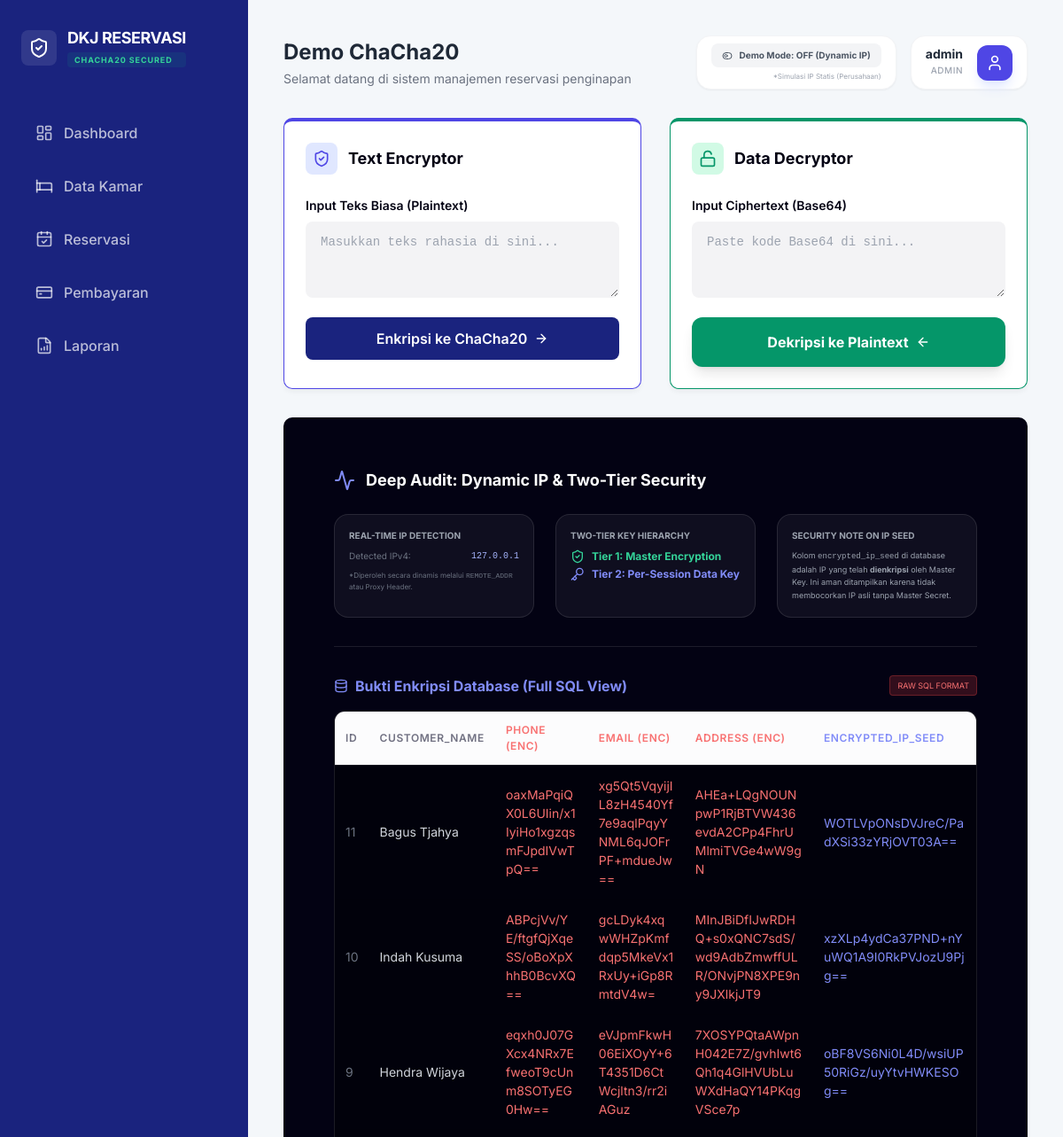
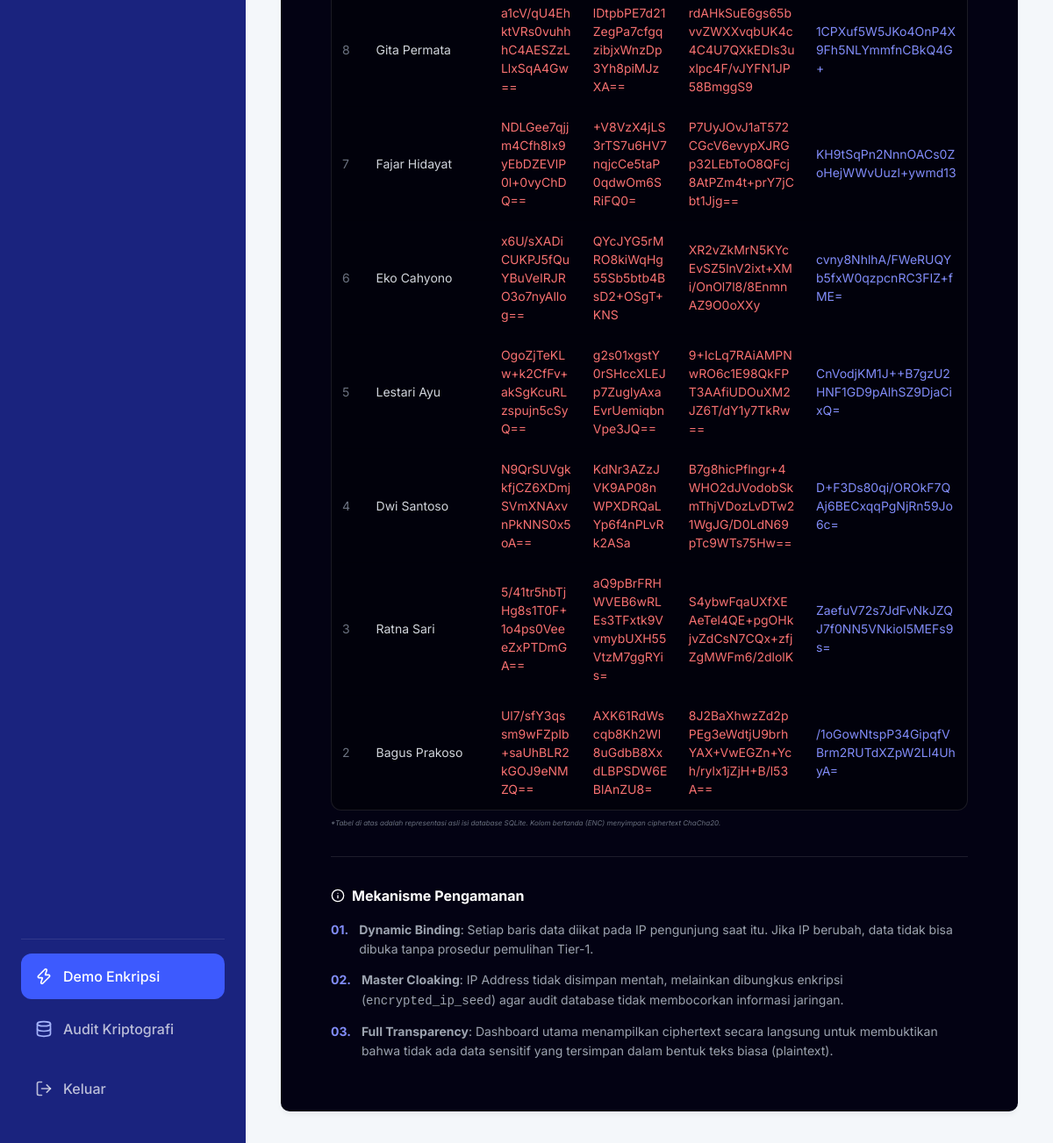
/dashboard.php?page=demo (signed in), run on the app's committed database (2 pictures, top to bottom).
### tables this page shows
CREATE TABLE reservations (
        id INTEGER PRIMARY KEY AUTOINCREMENT,
        customer_name TEXT,
        phone TEXT,
        email TEXT,
        address TEXT,
        check_in DATE,
        check_out DATE,
        notes TEXT, -- ATURAN 2: Sekarang Plaintext
        room_id INTEGER,
        status TEXT DEFAULT 'pending',
        encrypted_ip_seed TEXT, amount INTEGER DEFAULT 0, -- ATURAN 1 & 2: IP Terbungkus Master Key
        FOREIGN KEY(room_id) REFERENCES rooms(id)
    );

### helpers/security_helper.php (called while the page is built, shortened)
<?php
class SecurityHelper {
    public static function getUserIP() {
        $ip = '127.0.0.1';
        if (!empty($_SERVER['HTTP_CLIENT_IP'])) {
            $ip = $_SERVER['HTTP_CLIENT_IP'];
        } elseif (!empty($_SERVER['HTTP_X_FORWARDED_FOR'])) {
            $ip_list = explode(',', $_SERVER['HTTP_X_FORWARDED_FOR']);
            $ip = trim($ip_list[0]);
        } elseif (!empty($_SERVER['REMOTE_ADDR'])) {
            $ip = $_SERVER['REMOTE_ADDR'];
        }
        if (filter_var($ip, FILTER_VALIDATE_IP, FILTER_FLAG_IPV4)) {
            return $ip;
        }
        return $ip;
    }
}
?>

### modules/demo.php (the view, shortened to what this page needs)
<?php
$input_plaintext = $_POST['input_plaintext'] ?? "";
$input_ciphertext = $_POST['input_ciphertext'] ?? "";
$is_demo_mode = $_SESSION['demo_ip_mode'] ?? false;
$current_ip = $is_demo_mode ? '192.168.10.10' : SecurityHelper::getUserIP();
$raw_reservations = $db->query("SELECT * FROM reservations ORDER BY id DESC LIMIT 10")->fetchAll(PDO::FETCH_ASSOC);
?>
<div class="grid grid-cols-1 lg:grid-cols-2 gap-8">
    <div class="card border-t-4 border-indigo-600">
        <div class="flex items-center gap-3 mb-6">
            <div class="p-2 bg-indigo-100 rounded-lg text-indigo-600">
                <i data-lucide="shield-check" class="w-5 h-5"></i>
            </div>
            <h3 class="text-lg font-bold">Text Encryptor</h3>
        </div>
        <form method="POST" class="space-y-4">
            <div class="form-group">
                <label>Input Teks Biasa (Plaintext)</label>
                <textarea name="input_plaintext" rows="3" class="form-control font-mono text-sm" placeholder="Masukkan teks rahasia di sini..."><?= htmlspecialchars($input_plaintext) ?></textarea>
            </div>
            <button type="submit" class="btn-primary w-full flex items-center justify-center gap-2">
                Enkripsi ke ChaCha20 <i data-lucide="arrow-right" class="w-4 h-4"></i>
            </button>
        </form>
    </div>
    <div class="card border-t-4 border-emerald-600">
        <div class="flex items-center gap-3 mb-6">
            <div class="p-2 bg-emerald-100 rounded-lg text-emerald-600">
                <i data-lucide="unlock" class="w-5 h-5"></i>
            </div>
            <h3 class="text-lg font-bold">Data Decryptor</h3>
        </div>
        <form method="POST" class="space-y-4">
            <div class="form-group">
                <label>Input Ciphertext (Base64)</label>
                <textarea name="input_ciphertext" rows="3" class="form-control font-mono text-sm" placeholder="Paste kode Base64 di sini..."><?= htmlspecialchars($input_ciphertext) ?></textarea>
            </div>
            <button type="submit" class="w-full py-4 bg-emerald-600 hover:bg-emerald-700 text-white font-bold rounded-xl shadow-lg transition-all flex items-center justify-center gap-2">
                Dekripsi ke Plaintext <i data-lucide="arrow-left" class="w-4 h-4"></i>
            </button>
        </form>
    </div>
</div>
<div class="card mt-8 bg-[#030213] text-white overflow-hidden">
    <div class="p-8">
        <div class="flex items-center gap-3 mb-6">
            <i data-lucide="activity" class="w-6 h-6 text-indigo-400"></i>
            <h3 class="text-lg font-bold">Deep Audit: Dynamic IP & Two-Tier Security</h3>
        </div>
        <div class="grid grid-cols-1 md:grid-cols-3 gap-6">
            <div class="p-4 bg-white/5 rounded-2xl border border-white/10">
                <div class="text-[10px] font-bold text-gray-400 uppercase mb-2">Real-time IP Detection</div>
                <div class="space-y-2">
                    <div class="flex justify-between text-[10px]">
                        <span class="text-gray-500">Detected IPv4:</span>
                        <span class="<?= $is_demo_mode ? 'text-emerald-400' : 'text-indigo-300' ?> font-mono"><?= $current_ip ?> <?= $is_demo_mode ? '(Demo)' : '' ?></span>
                    </div>
                    <div class="text-[8px] text-gray-500 mt-2">
                        <?= $is_demo_mode ? '*Menggunakan IP statis simulasi (Demo Mode ON).' : '*Diperoleh secara dinamis melalui <code>REMOTE_ADDR</code> atau Proxy Header.' ?>
                    </div>
                </div>
            </div>
            <div class="p-4 bg-white/5 rounded-2xl border border-white/10">
                <div class="text-[10px] font-bold text-gray-400 uppercase mb-2">Two-Tier Key Hierarchy</div>
                <div class="text-xs text-emerald-400 font-bold flex items-center gap-2">
                    <i data-lucide="shield-check" class="w-4 h-4"></i>
                    <span>Tier 1: Master Encryption</span>
                </div>
                <div class="text-xs text-indigo-400 font-bold flex items-center gap-2 mt-1">
                    <i data-lucide="key" class="w-4 h-4"></i>
                    <span>Tier 2: Per-Session Data Key</span>
                </div>
            </div>
            <div class="p-4 bg-white/5 rounded-2xl border border-white/10">
                <div class="text-[10px] font-bold text-gray-400 uppercase mb-2">Security Note on IP Seed</div>
                <div class="text-[9px] text-gray-400 leading-relaxed">
                    Kolom <code>encrypted_ip_seed</code> di database adalah IP yang telah <strong>dienkripsi</strong> oleh Master Key. Ini aman ditampilkan karena tidak membocorkan IP asli tanpa Master Secret.
                </div>
             </div>
        </div>
        <div class="mt-8 pt-8 border-t border-white/10">
            <div class="flex justify-between items-center mb-4">
                <h4 class="font-bold flex items-center gap-2 text-indigo-400">
                    <i data-lucide="database" class="w-4 h-4"></i> Bukti Enkripsi Database (Full SQL View)
                </h4>
                <div class="text-[9px] bg-red-500/20 text-red-400 px-2 py-1 rounded border border-red-500/30">
                    RAW SQL FORMAT
                </div>
            </div>
            <div class="overflow-x-auto rounded-xl border border-white/10 bg-black/40">
                <table class="w-full text-left text-[9px] font-mono">
                    <thead class="bg-white/5 text-gray-500 uppercase">
                        <tr>
                            <th class="p-3 border-b border-white/10">id</th>
                            <th class="p-3 border-b border-white/10">customer_name</th>
                            <th class="p-3 border-b border-white/10 text-red-400">phone (ENC)</th>
                            <th class="p-3 border-b border-white/10 text-red-400">email (ENC)</th>
                            <th class="p-3 border-b border-white/10 text-red-400">address (ENC)</th>
                            <th class="p-3 border-b border-white/10 text-indigo-400">encrypted_ip_seed</th>
                        </tr>
                    </thead>
                    <tbody class="divide-y divide-white/5">
                        <?php foreach ($raw_reservations as $row): ?>
                        <tr class="hover:bg-white/5 transition-colors">
                            <td class="p-3 text-gray-500"><?= $row['id'] ?></td>
                            <td class="p-3 text-gray-300"><?= htmlspecialchars($row['customer_name']) ?></td>
                            <td class="p-3 text-red-400 break-all"><?= $row['phone'] ?></td>
                            <td class="p-3 text-red-400 break-all"><?= $row['email'] ?></td>
                            <td class="p-3 text-red-400 break-all"><?= $row['address'] ?></td>
                            <td class="p-3 text-indigo-400 break-all"><?= $row['encrypted_ip_seed'] ?></td>
                        </tr>
                        <?php endforeach; ?>
                    </tbody>
                </table>
            </div>
            <div class="mt-2 text-[8px] text-gray-500 italic">
                *Tabel di atas adalah representasi asli isi database SQLite. Kolom bertanda (ENC) menyimpan ciphertext ChaCha20.
            </div>
        </div>
        <div class="mt-8 pt-8 border-t border-white/10">
            <h4 class="font-bold mb-4 flex items-center gap-2">
                <i data-lucide="info" class="w-4 h-4"></i> Mekanisme Pengamanan
            </h4>
            <ul class="text-sm text-gray-400 space-y-3 leading-relaxed">
                <li class="flex gap-3">
                    <span class="text-indigo-400 font-bold">01.</span>
                    <span><strong>Dynamic Binding</strong>: Setiap baris data diikat pada IP pengunjung saat itu. Jika IP berubah, data tidak bisa dibuka tanpa prosedur pemulihan Tier-1.</span>
                </li>
                <li class="flex gap-3">
                    <span class="text-indigo-400 font-bold">02.</span>
                    <span><strong>Master Cloaking</strong>: IP Address tidak disimpan mentah, melainkan dibungkus enkripsi (<code>encrypted_ip_seed</code>) agar audit database tidak membocorkan informasi jaringan.</span>
                </li>
                <li class="flex gap-3">
                    <span class="text-indigo-400 font-bold">03.</span>
                    <span><strong>Full Transparency</strong>: Dashboard utama menampilkan ciphertext secara langsung untuk membuktikan bahwa tidak ada data sensitif yang tersimpan dalam bentuk teks biasa (plaintext).</span>
                </li>
            </ul>
        </div>
    </div>
</div>

### assets/css/style.css (style rules this page uses)
:root { --font-size: 16px; --background: #ffffff; --foreground: #030213; --card: #ffffff; --card-foreground: #030213; --primary: #030213; --primary-foreground: #ffffff; --secondary: #f8f9fa; --secondary-foreground: #030213; --muted: #ececf0; --muted-foreground: #717182; --accent: #e9ebef; --accent-foreground: #030213; --destructive: #d4183d; --border: rgba(0, 0, 0, 0.08); --input-background: #f3f3f5; --radius: 0.625rem; --blue-soft: #3b82f6; --green-soft: #10b981; --purple-soft: #8b5cf6; --orange-soft: #f59e0b; }
* { margin: 0; padding: 0; box-sizing: border-box; font-family: 'Inter', sans-serif; }
body { background-color: #f4f7fa; color: var(--foreground); font-size: var(--font-size); }
.card { background: var(--card); border-radius: var(--radius); padding: 1.5rem; border: 1px solid var(--border); box-shadow: 0 4px 6px -1px rgba(0, 0, 0, 0.05); }
table { width: 100%; border-collapse: collapse; }
th { background: #fcfcfd; padding: 1rem 1.5rem; text-align: left; font-size: 0.75rem; font-weight: 600; color: var(--muted-foreground); text-transform: uppercase; letter-spacing: 0.05em; border-bottom: 1px solid var(--border); }
td { padding: 1.25rem 1.5rem; border-bottom: 1px solid var(--border); font-size: 0.875rem; }
.form-group label { display: block; font-weight: 600; font-size: 0.875rem; margin-bottom: 0.5rem; }
.form-control { width: 100%; padding: 0.75rem 1rem; background: var(--input-background); border: 1px solid transparent; border-radius: 0.5rem; outline: none; transition: all 0.2s; }
.btn-primary { background: #1a237e; color: white; padding: 0.75rem 1.5rem; border-radius: 0.5rem; font-weight: 600; border: none; cursor: pointer; }

### data on the page
reservations: id "11", customer_name "Bagus Tjahya", phone "oaxMaPqiQX0L6UIin/x1IyiHo1xgzqsmFJpdIVwTpQ==", email "xg5Qt5VqyijIL8zH4540Yf7e9aqlPqyYNML6qJOFrPF+mdueJw==", address "AHEa+LQgNOUNpwP1RjBTVW436evdA2CPp4FhrUMlmiTVGe4wW9gN", encrypted_ip_seed "WOTLVpONsDVJreC/PadXSi33zYRjOVT03A=="
reservations: id "10", customer_name "Indah Kusuma", phone "ABPcjVv/YE/ftgfQjXqeSS/oBoXpXhhB0BcvXQ==", email "gcLDyk4xqwWHZpKmfdqp5MkeVx1RxUy+iGp8RmtdV4w=", address "MInJBiDfIJwRDHQ+s0xQNC7sdS/wd9AdbZmwffULR/ONvjPN8XPE9ny9JXlkjJT9", encrypted_ip_seed "xzXLp4ydCa37PND+nYuWQ1A9I0RkPVJozU9Pjg=="
reservations: id "9", customer_name "Hendra Wijaya", phone "eqxh0J07GXcx4NRx7EfweoT9cUnm8SOTyEG0Hw==", email "eVJpmFkwH06EiXOyY+6T4351D6CtWcjltn3/rr2iAGuz", address "7XOSYPQtaAWpnH042E7Z/gvhIwt6Qh1q4GlHVUbLuWXdHaQY14PKqgVSce7p", encrypted_ip_seed "oBF8VS6Ni0L4D/wsiUP50RiGz/uyYtvHWKESOg=="
reservations: id "8", customer_name "Gita Permata", phone "a1cV/qU4EhktVRs0vuhhhC4AESZzLLlxSqA4Gw==", email "lDtpbPE7d21ZegPa7cfgqzibjxWnzDp3Yh8piMJzXA==", address "rdAHkSuE6gs65bvvZWXXvqbUK4c4C4U7QXkEDIs3uxlpc4F/vJYFN1JP58BmggS9", encrypted_ip_seed "1CPXuf5W5JKo4OnP4X9Fh5NLYmmfnCBkQ4G+"
reservations: id "7", customer_name "Fajar Hidayat", phone "NDLGee7qjjm4Cfh8Ix9yEbDZEVlP0l+0vyChDQ==", email "+V8VzX4jLS3rTS7u6HV7nqjcCe5taP0qdwOm6SRiFQ0=", address "P7UyJOvJ1aT572CGcV6evypXJRGp32LEbToO8QFcj8AtPZm4t+prY7jCbt1Jjg==", encrypted_ip_seed "KH9tSqPn2NnnOACs0ZoHejWWvUuzl+ywmd13"
reservations: id "6", customer_name "Eko Cahyono", phone "x6U/sXADiCUKPJ5fQuYBuVeIRJRO3o7nyAllog==", email "QYcJYG5rMRO8kiWqHg55Sb5btb4BsD2+OSgT+KNS", address "XR2vZkMrN5KYcEvSZ5lnV2ixt+XMi/OnOl7l8/8EnmnAZ9O0oXXy", encrypted_ip_seed "cvny8NhlhA/FWeRUQYb5fxW0qzpcnRC3FIZ+fME="
reservations: id "5", customer_name "Lestari Ayu", phone "OgoZjTeKLw+k2CfFv+akSgKcuRLzspujn5cSyQ==", email "g2s01xgstY0rSHccXLEJp7ZuglyAxaEvrUemiqbnVpe3JQ==", address "9+IcLq7RAiAMPNwRO6c1E98QkFPT3AAfiUDOuXM2JZ6T/dY1y7TkRw==", encrypted_ip_seed "CnVodjKM1J++B7gzU2HNF1GD9pAlhSZ9DjaCixQ="
reservations: id "4", customer_name "Dwi Santoso", phone "N9QrSUVgkkfjCZ6XDmjSVmXNAxvnPkNNS0x5oA==", email "KdNr3AZzJVK9AP08nWPXDRQaLYp6f4nPLvRk2ASa", address "B7g8hicPflngr+4WHO2dJVodobSkmThjVDozLvDTw21WgJG/D0LdN69pTc9WTs75Hw==", encrypted_ip_seed "D+F3Ds80qi/OROkF7QAj6BECxqqPgNjRn59Jo6c="
reservations: id "3", customer_name "Ratna Sari", phone "5/41tr5hbTjHg8s1T0F+1o4ps0VeeeZxPTDmGA==", email "aQ9pBrFRHWVEB6wRLEs3TFxtk9VvmybUXH55VtzM7ggRYis=", address "S4ybwFqaUXfXEAeTel4QE+pgOHkjvZdCsN7CQx+zfjZgMWFm6/2dlolK", encrypted_ip_seed "ZaefuV72s7JdFvNkJZQJ7f0NN5VNkioI5MEFs9s="
reservations: id "2", customer_name "Bagus Prakoso", phone "Ul7/sfY3qssm9wFZpIb+saUhBLR2kGOJ9eNMZQ==", email "AXK61RdWscqb8Kh2Wl8uGdbB8XxdLBPSDW6EBlAnZU8=", address "8J2BaXhwzZd2pPEg3eWdtjU9brhYAX+VwEGZn+Ych/rylx1jZjH+B/l53A==", encrypted_ip_seed "/1oGowNtspP34GipqfVBrm2RUTdXZpW2Ll4UhyA="

### other printed values
$titles[$page] "Demo ChaCha20"
$_SESSION['username'] "admin"
$_SESSION['role'] "ADMIN"
$current_ip "127.0.0.1"
